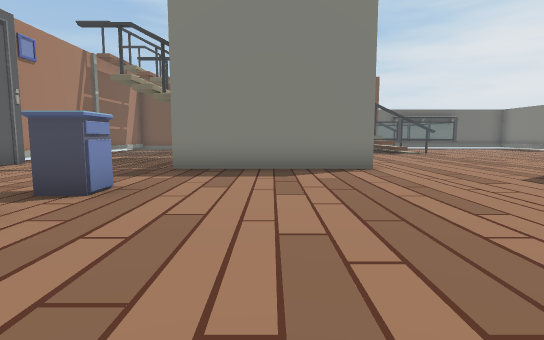
[1] (above)

24 first-person views from a walk through a scene from a Unity 3-D project. The camera is 1.4 m above the floor, tilts 6° down and sees 80° across. The floor is counted in squares, 1.8 m on a side. Each view is taken from the middle of a square. On the plan, view 1 faces up. The plan holds only what a view shows up to about 11 squares ahead; the rest is blank. The place goes on beyond the plan. The player is left out. Some animated figures are left out. Some surface patterns are stand-ins.

[2]
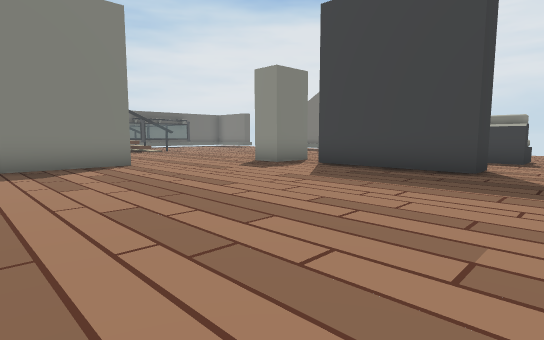

[3]
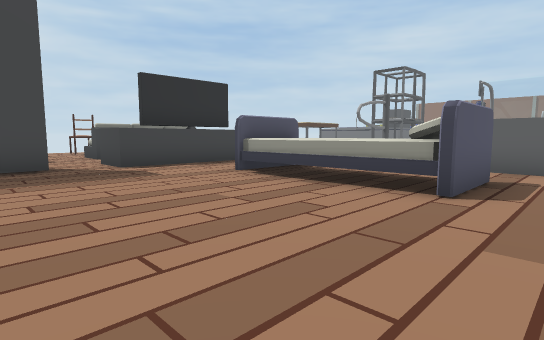

[4]
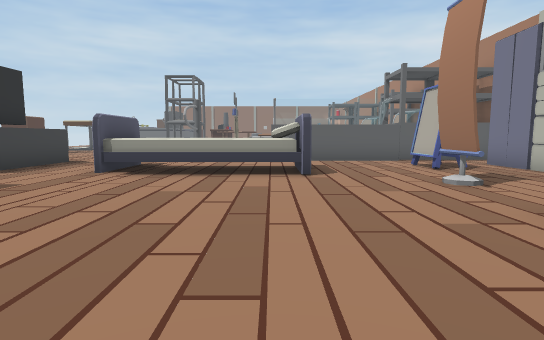

[5]
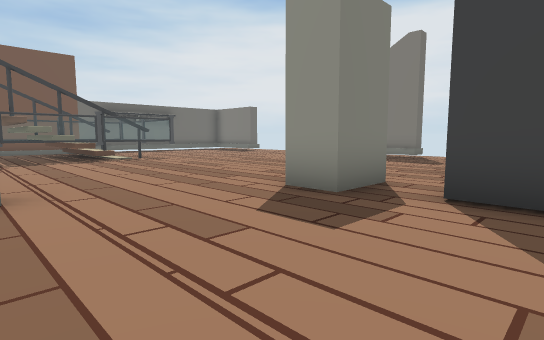

[6]
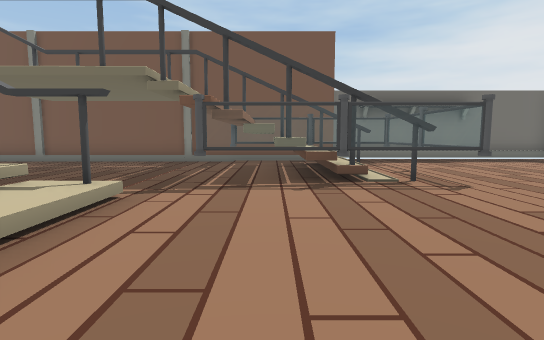

[7]
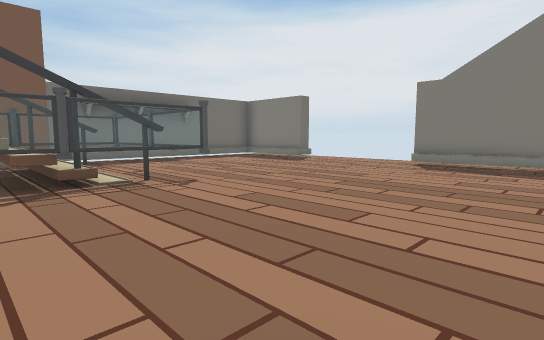

[8]
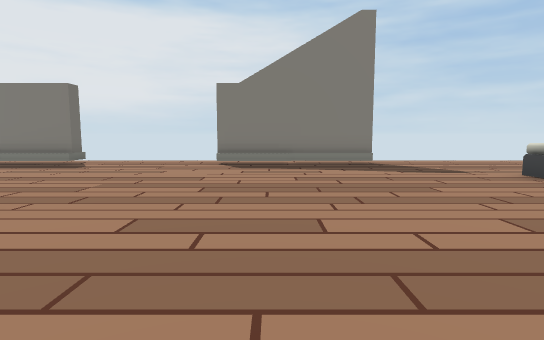

[9]
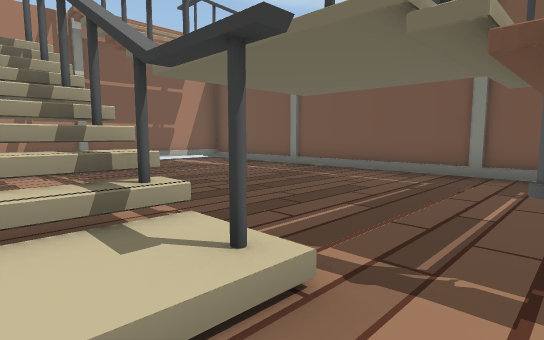

[10]
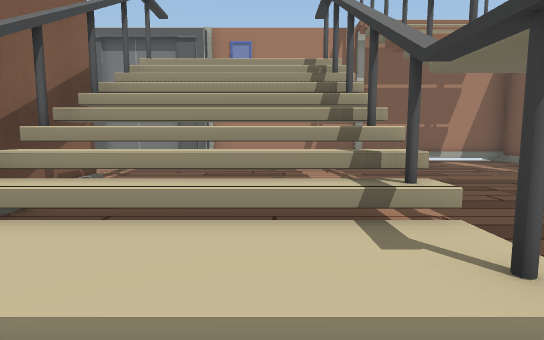

[11]
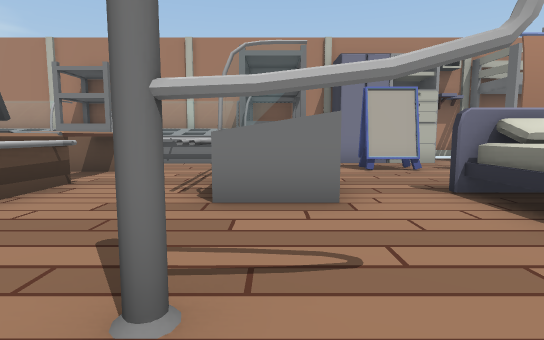

[12]
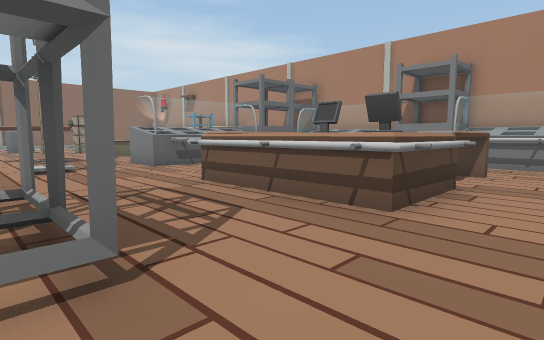

[13]
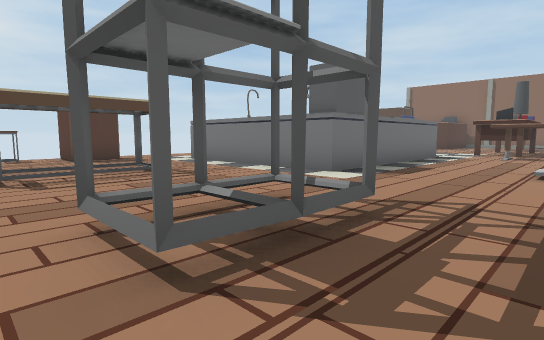

[14]
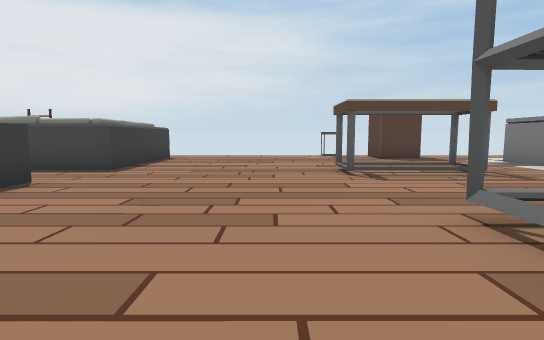

[15]
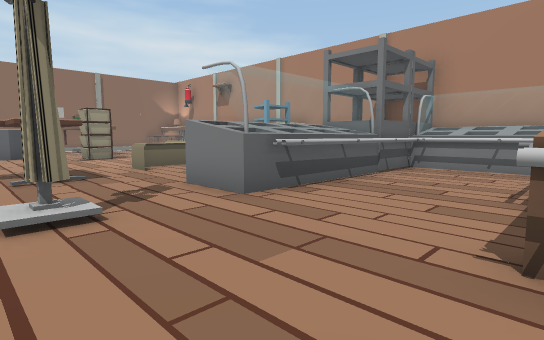

[16]
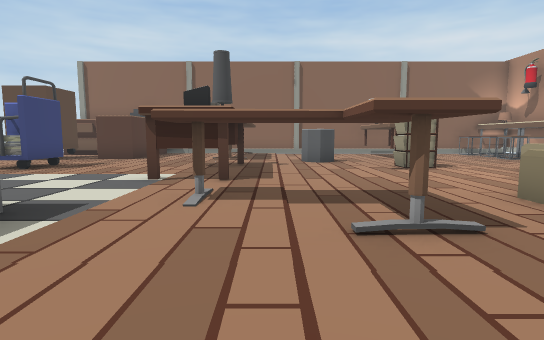

[17]
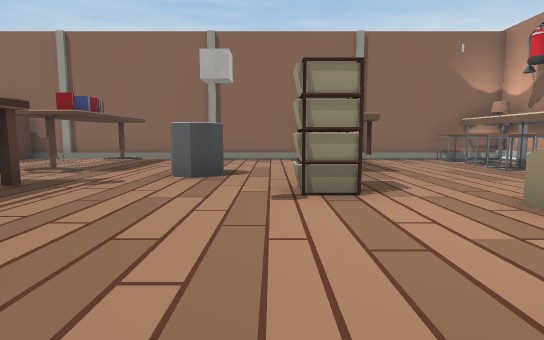

[18]
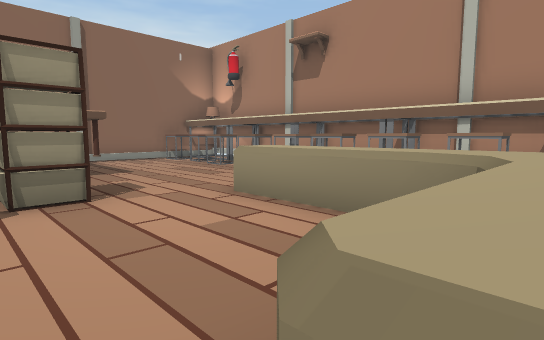

[19]
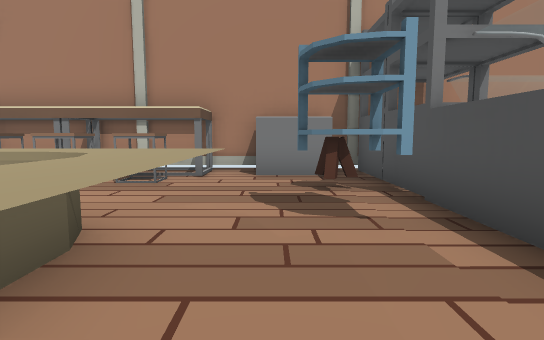

[20]
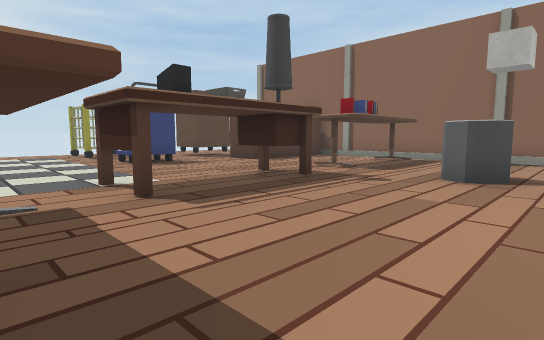

[21]
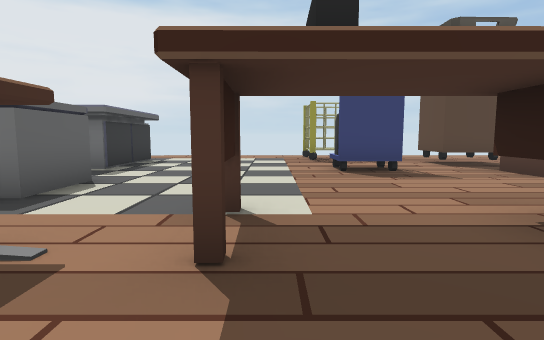

[22]
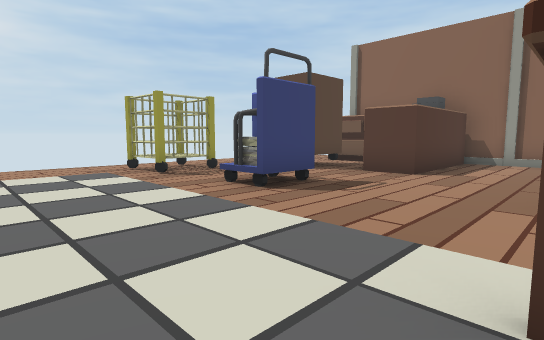

[23]
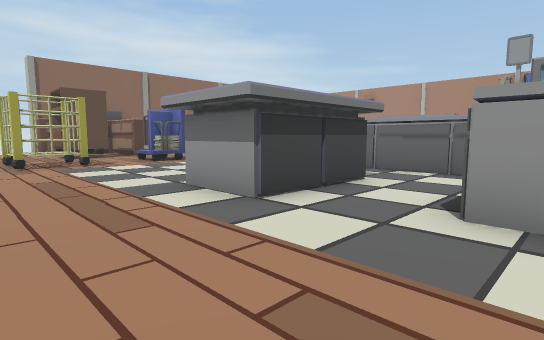

[24]
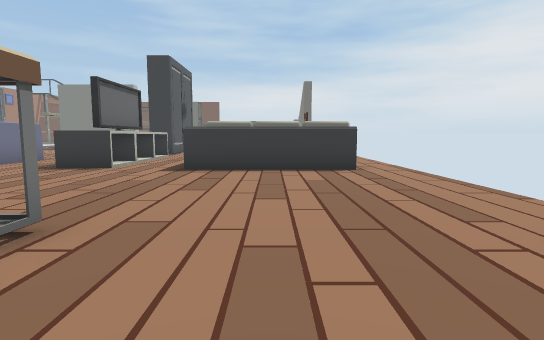

### Floor plan
Key: @ floor where view 1 was taken; # wall or solid block; . main floor; : floor 0.25 m higher than the main floor; / step, stairs or slope; = window, fence, low wall or low ledge; ^ raised ledge; N nightstand; T thing the floor can be seen under or through; R cash register; A drawers; O other object.
Columns run from 8 left of view 1 to 14 right of it. Each row starts with its distance up from view 1.
 19 ######################
 18 #//////////=.........#.
 17 #...........====.....#.
 16 #...........^^^=.....#.
 15 # ..........^^^=.......
 14 #  .........==^=.......
 13 #  ... ....=..==.......
 12 #  ... =///............
 11 #  ... ////..........T.
 10 #  ... ////..........T.
  9  # ... =// ..........T.
  8  #....#####..........T.
  7  #.....................
  6  # ...........OO.......
  5  O  .N........... ^....
  4     ..........O.    ...
  3       ........O      ..
  2       ........O
  1      ^........O..#^
  0     ....@..........
 -1     .O........OO...
 -2   #...........OO.#^  O.
 -3   #.....O^^^..OO.#    .
 -4   #.#...O^^^..OO.#   ..
 -5   #...........OO.####..
 -6   .....................
 -7     #OOOO..............
 -8        #...#...........
 -9  OO....................
-10  OO....................
-11  OO.OOOROO...O........O
-12     OO ROO.............
-13     O R OO...O..OO... A
-14  OO OOOOOO...........
-15  OO..........::::::::
-16  OO..........:#####::..
-17  OO..........:## ::::..
-18   ###OOOO.O/.:##:::::..
-19  ####OOOO....:##:OOO:..
-20  O.O.#.......:##:OOO:..
-21  O........O..:##:::::..
-22 #....^^^...OO::::::::..
-23 #.#..^.......::::::::..
-24 # ...^......OO:::::::..
-25 # #..^..............OO.
-26 # .^........OO...O..OO.
-27 # #....O...............
-28 # #......OO.O..........
-29 # ....OO..O.....#.OO..
-30 # #.... .. .....# ....
-31 # #...  .. .....####..
-32 # #...OO.. .....#
-33  ################

Positions as (right, up) in squares from view 1, and headings:
1: (0, 0), facing up
2: (-1, -1), facing up-right
3: (-2, 2), facing down-right
4: (0, 4), facing down
5: (2, 3), facing up-right
6: (4, 8), facing up
7: (4, 8), facing up-right
8: (4, 10), facing right
9: (3, 11), facing up-left
10: (3, 11), facing left
11: (4, -7), facing left
12: (4, -9), facing down-left
13: (2, -10), facing down-right
14: (2, -9), facing right
15: (3, -14), facing down-left
16: (3, -18), facing down
17: (0, -22), facing down
18: (0, -22), facing down-left
19: (0, -21), facing left
20: (0, -22), facing down-right
21: (2, -24), facing right
22: (5, -22), facing down-right
23: (14, -16), facing down-left
24: (11, -13), facing up
